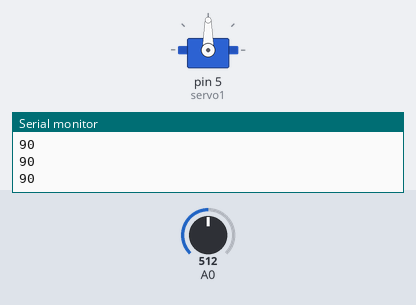
Simulated run of this sketch. Board: Arduino Uno, built with avr-gcc and run on an emulated ATmega328P. Shown: servo, the last lines printed to the serial monitor. Inputs (shaded band) come from the test bench; at power-on: A0 = 512.

Above: at 1.2 s.
1.3 s: A0 set to 716
At 2.5 s:
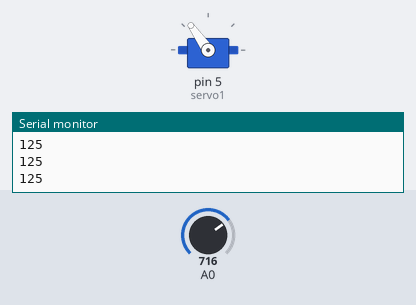
2.8 s: A0 set to 900
At 3.4 s:
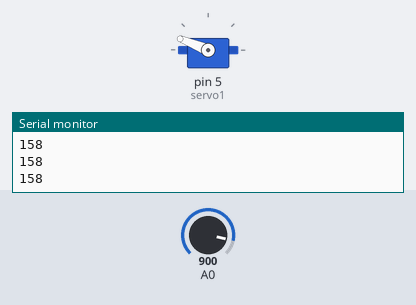
4.3 s: A0 set to 1023
At 4.9 s:
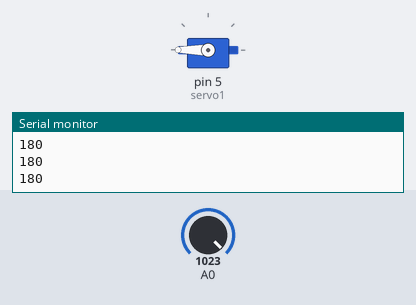
5.8 s: A0 set to 306
At 7.0 s:
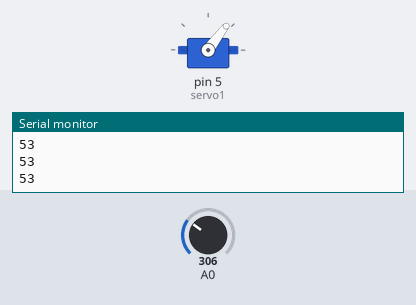
7.3 s: A0 set to 122
At 8.4 s:
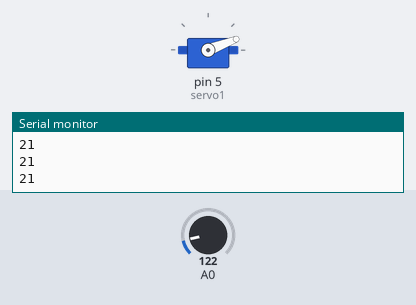
8.8 s: A0 set to 0
At 9.7 s:
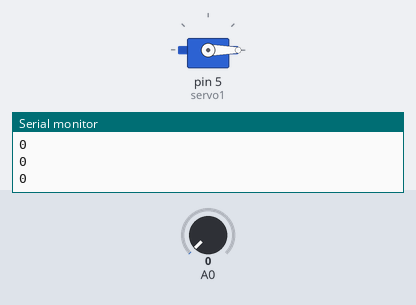
Timing chart, 0 to 11.3 s (numbered marks = the images above; inputs shaded):
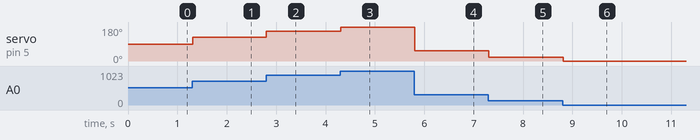

Measured:
- after the input at 1.3 s, servo on pin 5 (servo1): 90° → 125° at once
- after the input at 2.8 s, servo on pin 5 (servo1): 125° → 158° at once
- after the input at 4.3 s, servo on pin 5 (servo1): 158° → 180° at once
- after the input at 5.8 s, servo on pin 5 (servo1): 180° → 53° at once
- after the input at 7.3 s, servo on pin 5 (servo1): 53° → 21° at once
- after the input at 8.8 s, servo on pin 5 (servo1): 21° → 0° at once

The sketch:

Servo2.ino
```cpp
// Projeto 25

#include <Servo.h>
Servo servo1; // Cria um objeto servo

void setup() {
  servo1.attach(5); // Anexa o servo (físico), no pino 5, ao objeto servo (lógico)
  Serial.begin(9600);
}

void loop() {
  int angle = analogRead(0); // Lê o valor do potenciômetro
  angle=map(angle, 0, 1023, 0, 180); // Mapeia os valores de 0 a 180 graus
  servo1.write(angle); // Escreve o ângulo para o servo
  Serial.println(servo1.read());
  delay(15); // Espera de 15ms, para permitir que o servo atinja a posição
}
```
